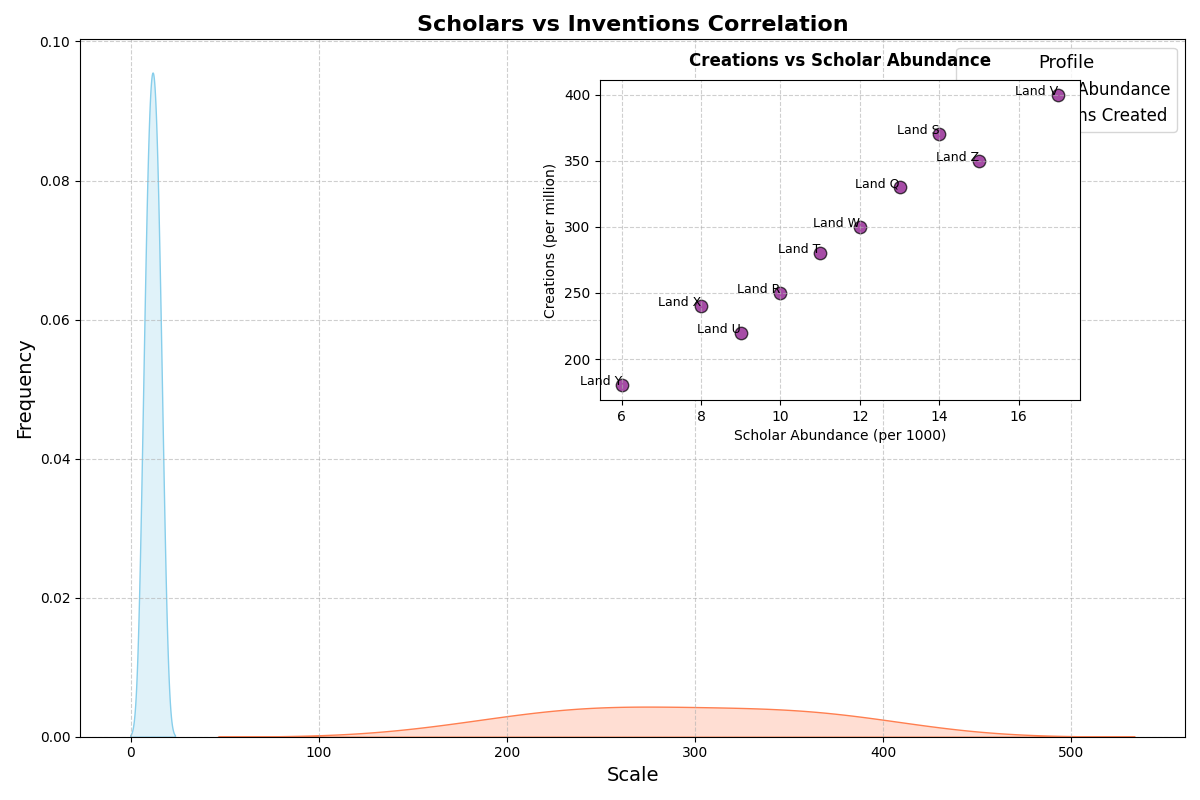

This chart was generated by the following Python code:
import matplotlib.pyplot as plt
import numpy as np
import seaborn as sns

countries = ["Land X", "Land Y", "Land Z", "Land W", "Land V", "Land U", "Land T", "Land S", "Land R", "Land Q"]
researcher_density = np.array([8, 6, 15, 12, 17, 9, 11, 14, 10, 13])
patents_filed = np.array([240, 180, 350, 300, 400, 220, 280, 370, 250, 330])

fig, ax = plt.subplots(figsize=(12, 8))

sns.kdeplot(researcher_density, ax=ax, fill=True, color="skyblue", label="Scholar Abundance")
sns.kdeplot(patents_filed, ax=ax, fill=True, color="coral", label="Inventions Created")

ax.set_title("Scholars vs Inventions Correlation", fontsize=16, fontweight='bold')
ax.set_xlabel("Scale", fontsize=14)
ax.set_ylabel("Frequency", fontsize=14)
ax.legend(title="Profile", fontsize=12, title_fontsize='13')
ax.grid(True, linestyle='--', alpha=0.6)

scatter_ax = fig.add_axes([0.5, 0.5, 0.4, 0.4])
scatter_ax.scatter(researcher_density, patents_filed, color='purple', edgecolor='black', s=80, alpha=0.7)
for i, country in enumerate(countries):
    scatter_ax.text(researcher_density[i], patents_filed[i], country, fontsize=9, ha='right')

scatter_ax.set_title("Creations vs Scholar Abundance", fontsize=12, fontweight='bold', pad=10)
scatter_ax.set_xlabel("Scholar Abundance (per 1000)", fontsize=10)
scatter_ax.set_ylabel("Creations (per million)", fontsize=10)
scatter_ax.grid(True, linestyle='--', alpha=0.6)

plt.tight_layout()
plt.show()
